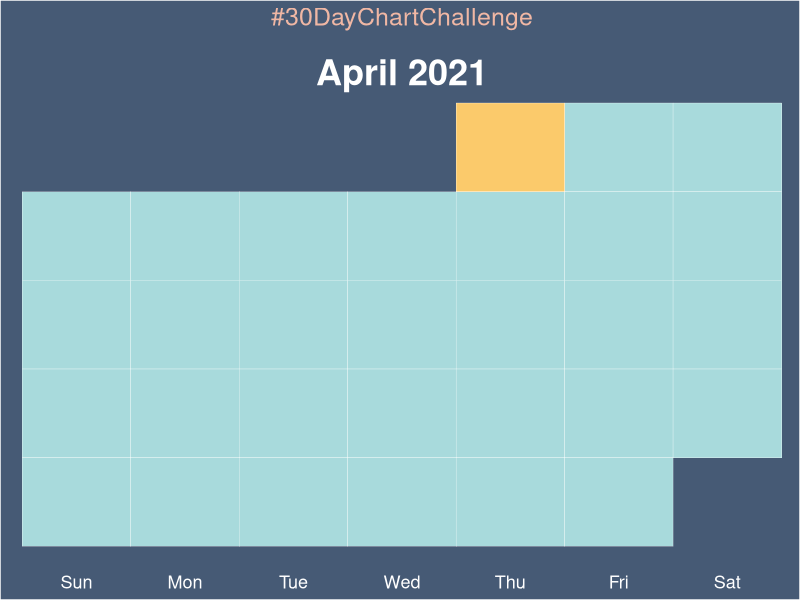

Source code (R):
library(tidyverse)
library(lubridate)

df <- tibble(
  date = seq(
    mdy("04/01/2021"),
    mdy("04/30/2021"),
    "days"
  )
)

#probably can do this above but not sure how
df <- df %>%
  mutate(group =
    case_when(
      date == "2021-04-01" ~ 0,
      date > "2021-04-01" ~ 1
    )
  )

#code from: https://vietle.info/post/calendarheatmap/
df2 <- df %>% 
  mutate(weekday = wday(date, label = T, week_start = 7), 
         month = month(date, label = T),
         date1 = yday(date),
         week = epiweek(date))

df2$group <- as.factor(df2$group)

df2 %>%  
  ggplot(aes(weekday,-week, fill = group)) +
  geom_tile(colour = "white")+
  scale_fill_manual(values = c("#fbca6b", "#a8dadc"))+
  theme(
    panel.grid = element_blank(),
    legend.position = "none",
    axis.title = element_blank(),
    axis.text.y = element_blank(),
    axis.ticks = element_blank(),
    plot.background = element_rect(fill = "#465a75"),
    panel.background = element_rect(fill = "#465a75"),
    axis.text = element_text(color = "white", size = 13),
    plot.title = element_text(color = "#F0b7a4", hjust = .5, size = 18),
    plot.subtitle = element_text(color = "white", hjust = .5, size = 26, face = "bold", vjust = -1.5)
  )+
  labs(
    title = "#30DayChartChallenge",
    subtitle = "April 2021"
  )
